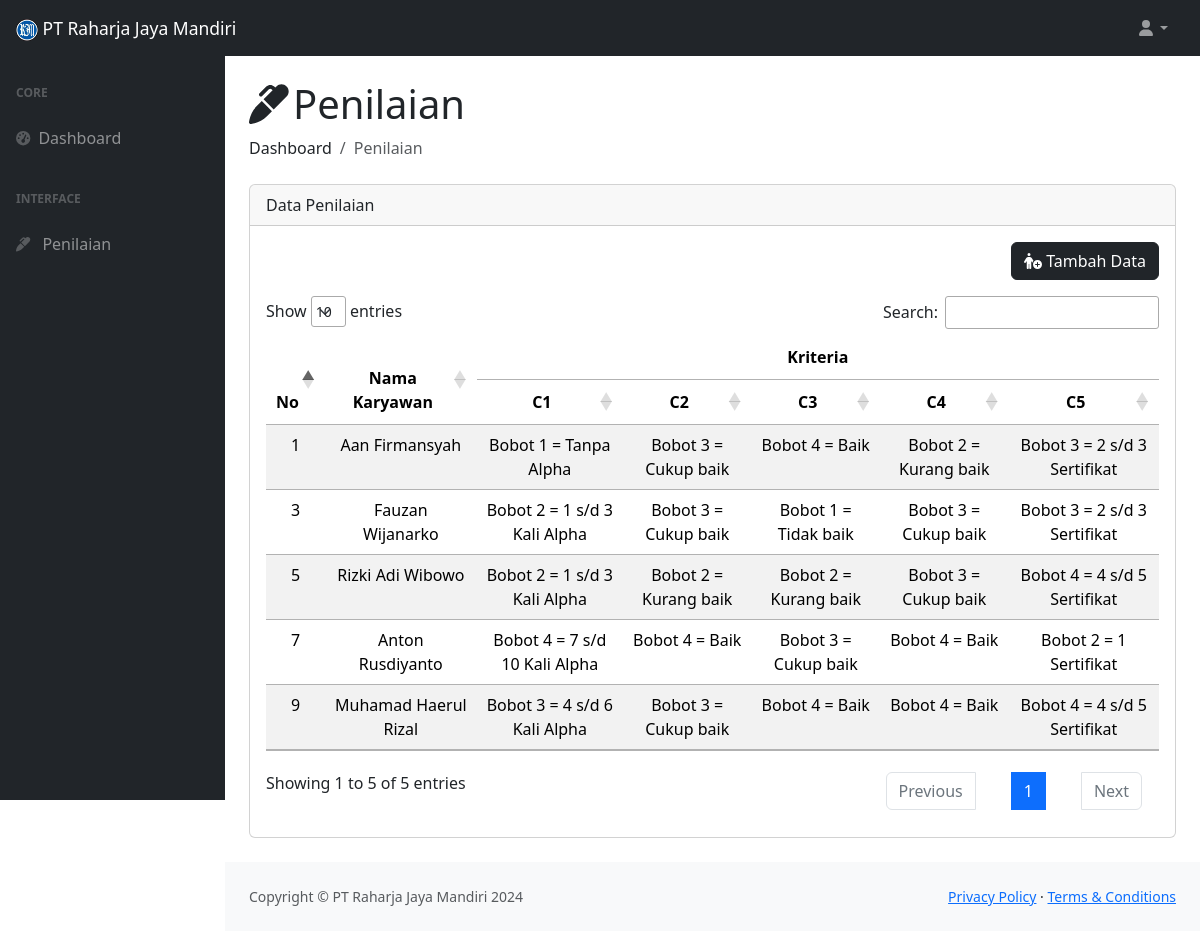
The page /spv/?halaman=nilai on the database its author committed.
### tables this page shows
CREATE TABLE `tb_karyawan` (
  `id_karyawan` int(11) NOT NULL,
  `nik` varchar(16) NOT NULL,
  `nama_karyawan` varchar(50) NOT NULL,
  `department` varchar(25) NOT NULL,
  `kedisiplinan` int(11) NOT NULL,
  `prestasi` int(11) NOT NULL,
  `nilai_akhir` double NOT NULL,
  `rangking` int(11) NOT NULL
);

### spv/nilai.php (the view, shortened to what this page needs)
<?php
include "../src/config.php";
$h = mysqli_num_rows(mysqli_query($conn, "SELECT * FROM tb_kriteria"));
?>
<h1 class="mt-4"><i class="fa-solid fa-marker me-1"></i>Penilaian</h1>
<ol class="breadcrumb mb-4">
    <li class="breadcrumb-item">Dashboard</li>
    <li class="breadcrumb-item active">Penilaian</li>
</ol>
<div class="card mb-4">
    <div class="card-header">
        Data Penilaian
    </div>
    <div class="card-body">
        <a href="./?halaman=nilai_aksi&aksi=tambah" class="btn btn-dark mb-3 float-end"><i
                class="fa-solid fa-person-circle-plus me-1"></i>Tambah Data</a>
        <table id="example" class="table table-striped" style="width:100%">
            <thead>
                <tr>
                    <th class="text-center" rowspan="2">No</th>
                    <th class="text-center" rowspan="2">Nama Karyawan</th>
                    <th class="text-center" colspan="<?= $h ?>">Kriteria</th>
                </tr>
                <tr class="text-center">
                    <?php
                    for ($n = 1; $n <= $h; $n++) {
                        echo "<th class='text-center'>C{$n}</th>";
                    }
                    ?>
                </tr>
            </thead>
            <tbody>
                <?php
                $query = "SELECT * FROM tb_karyawan ORDER BY id_karyawan";
                $result = mysqli_query($conn, $query);
                if (mysqli_num_rows($result) > 0) {
                    $no = 1;
                    while ($row = mysqli_fetch_assoc($result)) {
                        $id = $row['id_karyawan'];
                        $dnilai = mysqli_query($conn, "SELECT * FROM tb_nilai WHERE id_karyawan='$id'");
                        $dn = mysqli_fetch_array($dnilai);
                        echo "<tr>";
                        if (empty($dn['id_karyawan'])) {
                        } else {
                            ?>
                            <td class="text-center">
                                <?= $no++ ?>
                            </td>
                            <td class="text-center">
                                <?= $row['nama_karyawan'] ?>
                            </td>
                            <?php
                            $sql = mysqli_query($conn, "SELECT nama_subkriteria, nilai_subkriteria FROM tb_subkriteria a, tb_nilai b WHERE a.id_subkriteria=b.id_subkriteria AND b.id_karyawan='$id' ORDER BY b.id_kriteria");
                            while ($rsql = mysqli_fetch_array($sql)) { ?>
                                <td class="text-center">
                                    Bobot <?= $rsql['nilai_subkriteria'] ?> = <?= $rsql['nama_subkriteria'] ?>
                                </td>
                                <?php
                            }
                            ?>
                            </tr>
                            <?php
                            $no++;
                        }
                    }
                }
                ?>
            </tbody>
        </table>
    </div>
</div>

### rows shown on the page
tb_karyawan: nama_karyawan "Aan Firmansyah", nilai_subkriteria "1", nama_subkriteria "Tanpa Alpha", nilai_subkriteria "3", nama_subkriteria "Cukup baik", nilai_subkriteria "4", nama_subkriteria "Baik", nilai_subkriteria "2", nama_subkriteria "Kurang baik", nama_subkriteria "2 s/d 3 Sertifikat"
tb_karyawan: nama_karyawan "Fauzan Wijanarko", nilai_subkriteria "2", nama_subkriteria "1 s/d 3 Kali Alpha", nilai_subkriteria "3", nama_subkriteria "Cukup baik", nilai_subkriteria "1", nama_subkriteria "Tidak baik", nama_subkriteria "2 s/d 3 Sertifikat"
tb_karyawan: nama_karyawan "Rizki Adi Wibowo", nilai_subkriteria "2", nama_subkriteria "1 s/d 3 Kali Alpha", nama_subkriteria "Kurang baik", nilai_subkriteria "3", nama_subkriteria "Cukup baik", nilai_subkriteria "4", nama_subkriteria "4 s/d 5 Sertifikat"
tb_karyawan: nama_karyawan "Anton Rusdiyanto", nilai_subkriteria "4", nama_subkriteria "7 s/d 10 Kali Alpha", nama_subkriteria "Baik", nilai_subkriteria "3", nama_subkriteria "Cukup baik", nilai_subkriteria "2", nama_subkriteria "1 Sertifikat"
tb_karyawan: nama_karyawan "Muhamad Haerul Rizal", nilai_subkriteria "3", nama_subkriteria "4 s/d 6 Kali Alpha", nama_subkriteria "Cukup baik", nilai_subkriteria "4", nama_subkriteria "Baik", nama_subkriteria "4 s/d 5 Sertifikat"
